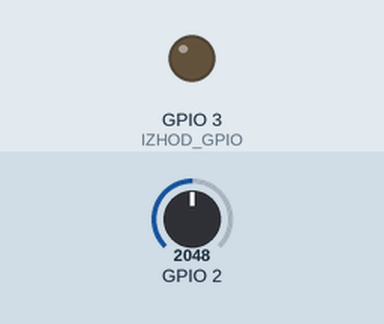
This sketch was run on a simulated ESP32. Parts: output pins drawn as LEDs (lit = HIGH). The inputs (shaded band) are chosen by the test bench; at power-on: GPIO 2 = 2048 (analog values on the 0–4095 scale). What the sketch prints to the serial monitor is not drawn.

Above: at 1.5 s.
At 4.5 s:
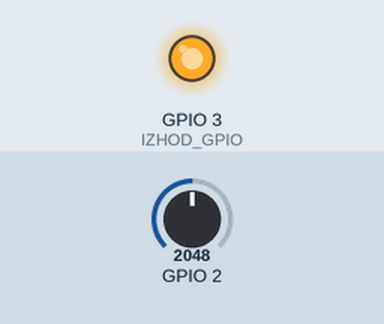
Timing chart, 0 to 7.8 s (numbered marks = the images above):
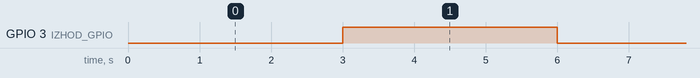

The sketch:

Vaja02.ino
```cpp
#include <Arduino.h>

enum class Naloga { Delilnik, Tok, RC };

// Izberite nalogo, ki ustreza priključenemu vezju.
constexpr Naloga NALOGA = Naloga::Delilnik;
constexpr int IZHOD_GPIO = 3;
constexpr int ADC_GPIO = 2;
constexpr unsigned long PREKLOP_MS = NALOGA == Naloga::RC ? 5000 : 3000;
constexpr unsigned long VZOREC_MS = 50;
constexpr float MERILNI_UPOR_OHM = 220.0f;

unsigned long zadnjiPreklop = 0;
unsigned long zadnjiVzorec = 0;
bool izhodVisok = false;

void setup() {
  Serial.begin(115200);
  pinMode(IZHOD_GPIO, OUTPUT);
  digitalWrite(IZHOD_GPIO, LOW);
  analogReadResolution(12);
  analogSetPinAttenuation(ADC_GPIO, ADC_11db);

  zadnjiPreklop = millis();
  zadnjiVzorec = zadnjiPreklop;
}

void loop() {
  const unsigned long zdaj = millis();

  if (zdaj - zadnjiPreklop >= PREKLOP_MS) {
    zadnjiPreklop = zdaj;
    izhodVisok = !izhodVisok;
    digitalWrite(IZHOD_GPIO, izhodVisok ? HIGH : LOW);
  }

  if (zdaj - zadnjiVzorec < VZOREC_MS) {
    return;
  }
  zadnjiVzorec = zdaj;
  const uint32_t napetost_mV = analogReadMilliVolts(ADC_GPIO);

  if (NALOGA == Naloga::Tok) {
    const float tok_mA = napetost_mV / MERILNI_UPOR_OHM;
    Serial.print("Tok_mA:");
    Serial.println(tok_mA, 3);
  } else {
    // Uin_mV je nazivna referenca glede na stanje digitalnega izhoda.
    Serial.print("Uin_mV:");
    Serial.print(izhodVisok ? 3300 : 0);
    Serial.print('\t');
    Serial.print("Umer_mV:");
    Serial.println(napetost_mV);
  }
}
```

Measured:
- by itself, GPIO 3 (IZHOD_GPIO): alternates HIGH for 3.0 s and LOW for 3.0 s
